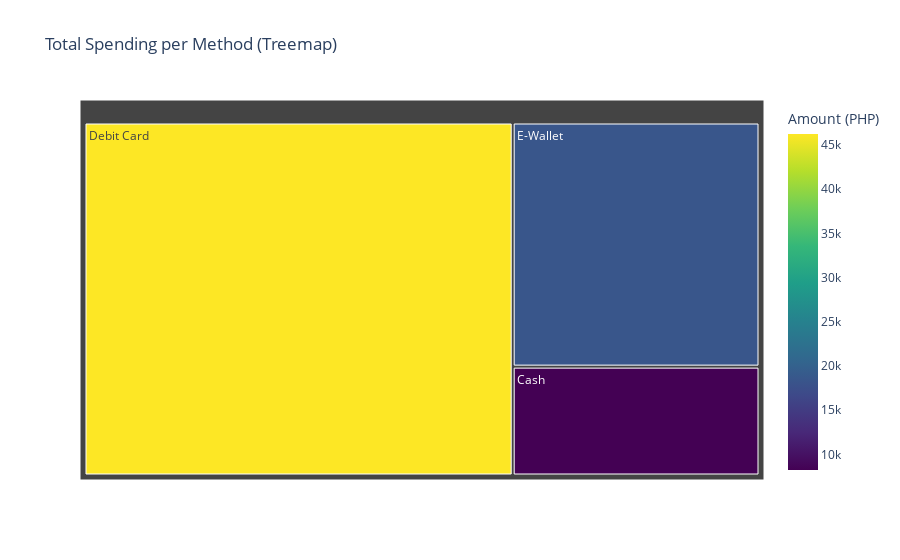

Write notebook code for a chart like this one.
### Code cell
# Tree Map per method

# Data Visualization by TreeMap

# Group the DataFrame by 'Location' and calculate the total 'Amount' for each location
Method_totals = df.groupby('Payment Method')['Amount (PHP)'].sum().reset_index()

# Create the Treemap Visualization

# Sort the data by the total amount in descending order
Method_totals = Method_totals.sort_values(by='Amount (PHP)', ascending=False)

# Create the treemap visualization using Plotly Express
fig = px.treemap(Method_totals, path=['Payment Method'], values='Amount (PHP)', color='Amount (PHP)',
                 color_continuous_scale='Viridis', title='Total Spending per Method (Treemap)')

# Show the plot
fig.show()

### Figure 1 — Plotly figure (JSON) as saved in the notebook; plotly's stock layout.template omitted (floating-point values rounded to 4 significant figures)
{"data": [{"branchvalues": "total", "customdata": [[8222.0], [46260.0], [18440.0]], "domain": {"x": [0, 1], "y": [0, 1]}, "hovertemplate": "labels=%{label}<br>Amount (PHP)_sum=%{value}<br>parent=%{parent}<br>id=%{id}<br>Amount (PHP)=%{color}<extra></extra>", "ids": ["Cash", "Debit Card", "E-Wallet"], "labels": ["Cash", "Debit Card", "E-Wallet"], "marker": {"coloraxis": "coloraxis", "colors": [8222.0, 46260.0, 18440.0]}, "name": "", "parents": ["", "", ""], "type": "treemap", "values": [8222.0, 46260.0, 18440.0]}], "layout": {"coloraxis": {"colorbar": {"title": {"text": "Amount (PHP)"}}, "colorscale": [[0, "#440154"], [0.1111, "#482878"], [0.2222, "#3e4989"], [0.3333, "#31688e"], [0.4444, "#26828e"], [0.5556, "#1f9e89"], [0.6667, "#35b779"], [0.7778, "#6ece58"], [0.8889, "#b5de2b"], [1, "#fde725"]]}, "legend": {"tracegroupgap": 0}, "title": {"text": "Total Spending per Method (Treemap)"}}}
